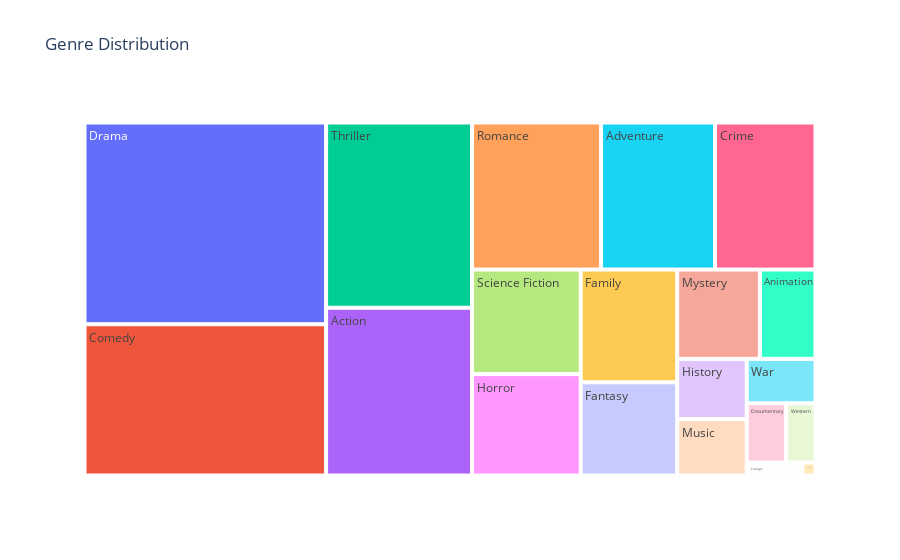

The cell this chart's notebook holds for it:
### Code cell
import plotly.express as px

count = genre_counts.reset_index()
count.columns = ['Category', 'Value']
fig = px.treemap(count, 
                  path=['Category'], 
                  values='Value', 
                  title='Genre Distribution')
fig.show()

### Figure 1 — Plotly figure (JSON) as saved in the notebook; plotly's stock layout.template omitted (floating-point values rounded to 4 significant figures)
{"data": [{"branchvalues": "total", "domain": {"x": [0, 1], "y": [0, 1]}, "hovertemplate": "labels=%{label}<br>Value=%{value}<br>parent=%{parent}<br>id=%{id}<extra></extra>", "ids": ["Action", "Adventure", "Animation", "Comedy", "Crime", "Documentary", "Drama", "Family", "Fantasy", "Foreign", "History", "Horror", "Music", "Mystery", "Romance", "Science Fiction", "TV Movie", "Thriller", "War", "Western"], "labels": ["Action", "Adventure", "Animation", "Comedy", "Crime", "Documentary", "Drama", "Family", "Fantasy", "Foreign", "History", "Horror", "Music", "Mystery", "Romance", "Science Fiction", "TV Movie", "Thriller", "War", "Western"], "name": "", "parents": ["", "", "", "", "", "", "", "", "", "", "", "", "", "", "", "", "", "", "", ""], "type": "treemap", "values": [1154, 790, 234, 1722, 696, 110, 2297, 513, 424, 34, 197, 519, 185, 348, 894, 535, 8, 1274, 144, 82]}], "layout": {"autosize": true, "legend": {"tracegroupgap": 0}, "title": {"text": "Genre Distribution"}}}
